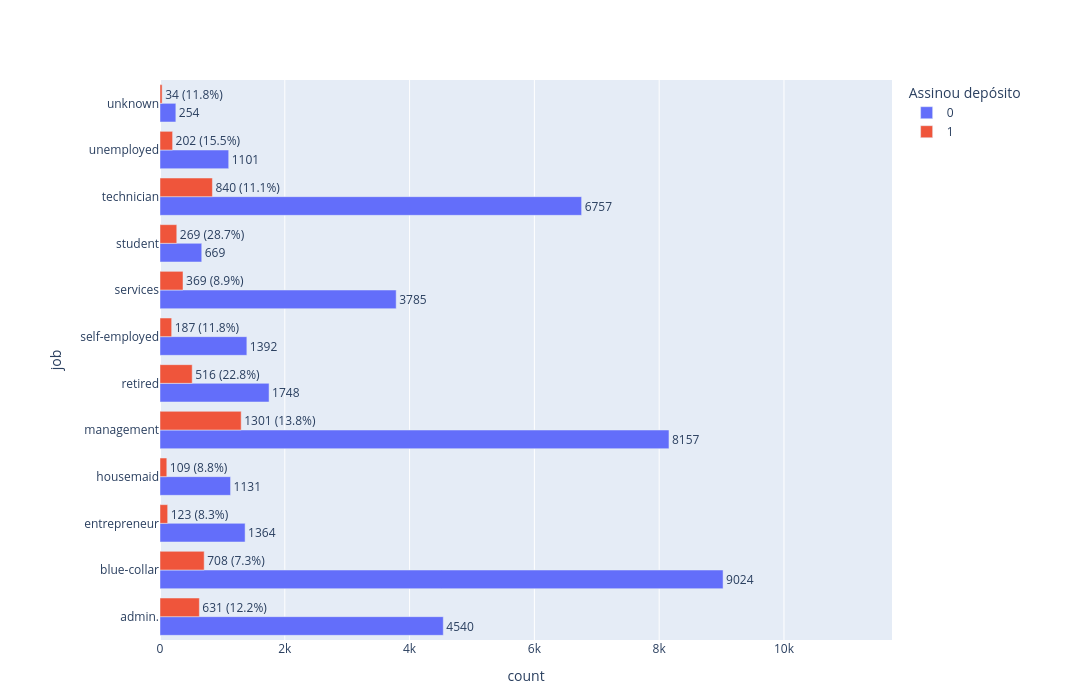

This figure's notebook cell:
### Code cell
# SE QUISER ADICIONAR MAIS MARGEM

# transforma y em string pra virar categoria (remove colorbar)
df_plot['y'] = df_plot['y'].astype(str)

fig = px.bar(
    df_plot,
    y='job', #profissoes no eixo y
    x='count', #a contagem no eixo x
    color='y', # cada valor de y ganha uma cor diferente
    barmode='group', # as barras de cada grupo ficam lado a lado ao inves de empilhadas
    orientation='h', #barras na horizontal
    text='label', #o texto que vai aparecer em cima das barras
    color_discrete_map={
        '0': '#636EFA',  # azul claro
        '1': '#EF553B'   # verde claro
    },
    labels={
        'y': 'Assinou depósito'
    } # renomeia a legenda de y para "Assinou depósito"
)

fig.update_traces(
    textposition='outside', #coloca o texto fora da barra
    cliponaxis=False #nao corta o texto na borda do grafico
)

fig.update_layout(
    width=1200, #largura do grafico
    height=700, #altura do grafico
    margin=dict(l=160, r=200, t=80, b=60) #margem do grafico
)

fig.update_xaxes(
    range=[0, df_plot['count'].max() * 1.3] #
)

fig.show()

### Figure 1 — Plotly figure (JSON) as saved in the notebook; plotly's stock layout.template omitted (floating-point values rounded to 4 significant figures)
{"data": [{"alignmentgroup": "True", "cliponaxis": false, "hovertemplate": "Assinou depósito=0<br>count=%{x}<br>job=%{y}<br>label=%{text}<extra></extra>", "legendgroup": "0", "marker": {"color": "#636EFA", "pattern": {"shape": ""}}, "name": "0", "offsetgroup": "0", "orientation": "h", "showlegend": true, "text": ["4540", "9024", "1364", "1131", "8157", "1748", "1392", "3785", "669", "6757", "1101", "254"], "textposition": "outside", "type": "bar", "x": [4540, 9024, 1364, 1131, 8157, 1748, 1392, 3785, 669, 6757, 1101, 254], "xaxis": "x", "y": ["admin.", "blue-collar", "entrepreneur", "housemaid", "management", "retired", "self-employed", "services", "student", "technician", "unemployed", "unknown"], "yaxis": "y"}, {"alignmentgroup": "True", "cliponaxis": false, "hovertemplate": "Assinou depósito=1<br>count=%{x}<br>job=%{y}<br>label=%{text}<extra></extra>", "legendgroup": "1", "marker": {"color": "#EF553B", "pattern": {"shape": ""}}, "name": "1", "offsetgroup": "1", "orientation": "h", "showlegend": true, "text": ["631 (12.2%)", "708 (7.3%)", "123 (8.3%)", "109 (8.8%)", "1301 (13.8%)", "516 (22.8%)", "187 (11.8%)", "369 (8.9%)", "269 (28.7%)", "840 (11.1%)", "202 (15.5%)", "34 (11.8%)"], "textposition": "outside", "type": "bar", "x": [631, 708, 123, 109, 1301, 516, 187, 369, 269, 840, 202, 34], "xaxis": "x", "y": ["admin.", "blue-collar", "entrepreneur", "housemaid", "management", "retired", "self-employed", "services", "student", "technician", "unemployed", "unknown"], "yaxis": "y"}], "layout": {"barmode": "group", "height": 700, "legend": {"title": {"text": "Assinou depósito"}, "tracegroupgap": 0}, "margin": {"b": 60, "l": 160, "r": 200, "t": 80}, "width": 1200, "xaxis": {"anchor": "y", "domain": [0, 1], "range": [0, 11730.0], "title": {"text": "count"}}, "yaxis": {"anchor": "x", "domain": [0, 1], "title": {"text": "job"}}}}
